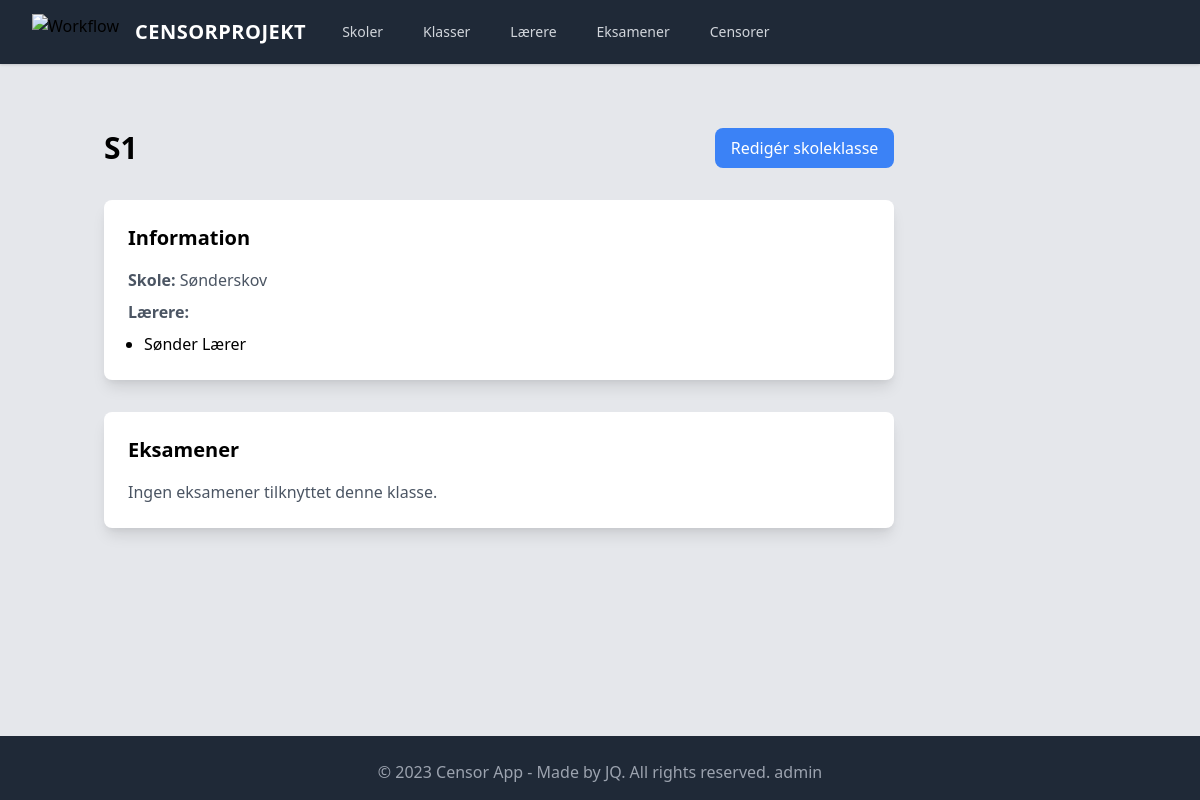
/skoleklasse/1/, run on an earlier commit of the app's database.
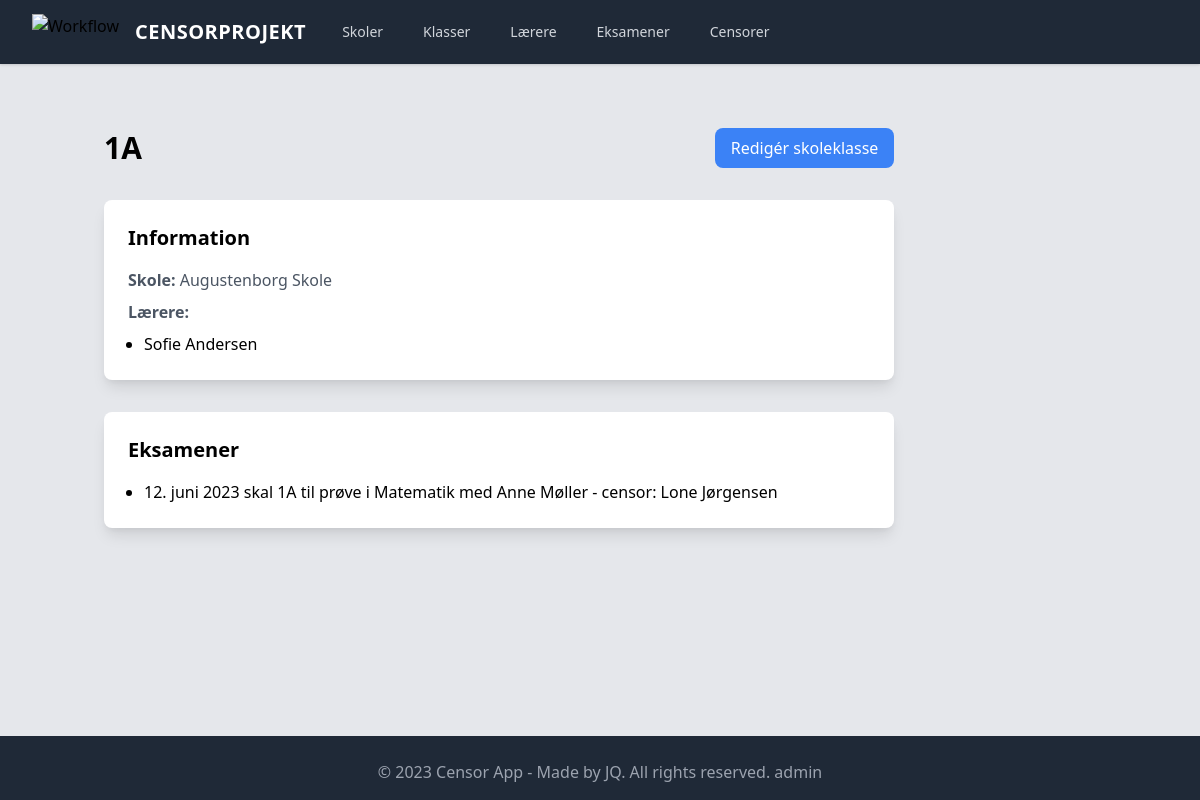
And on a later commit of the database.
### censor_app/models.py (models this page shows, shortened)
class Skoleklasse(models.Model):
    navn = models.CharField(max_length=50)
    skole = models.ForeignKey(Skole, blank=True, null=True, on_delete=models.CASCADE)
    lærere = models.ManyToManyField(Lærer, blank=True, related_name="klasser")
    def __str__(self):
        return self.navn
    class Meta:
        verbose_name_plural = "Skoleklasser"

class Skole(models.Model):
    navn = models.CharField(max_length=200)
    adresse = models.CharField(max_length=200)
    def __str__(self):
        return self.navn
    class Meta:
        verbose_name_plural = "Skoler"

class Lærer(models.Model):
    navn = models.CharField(max_length=200)
    email = models.EmailField(blank=True, null=True)
    skole = models.ForeignKey(
        Skole,
        on_delete=models.CASCADE,
        related_name="personale",
        blank=True,
        null=True,
    )
    def __str__(self):
        return self.navn
    class Meta:
        verbose_name_plural = "Lærere"

class Eksamen(models.Model):
    navn = models.CharField(max_length=200)  # fag
    dato = models.DateField(blank=True, null=True, default=timezone.now)
    skole = models.ForeignKey(
        Skole, blank=True, null=True, on_delete=models.CASCADE, related_name="eksamener"
    )
    skoleklasse = models.ForeignKey(
        Skoleklasse, blank=True, null=True, on_delete=models.CASCADE
    )
    lærer = models.ForeignKey(Lærer, on_delete=models.SET_NULL, blank=True, null=True)
    censor = models.ForeignKey(Censor, on_delete=models.SET_NULL, blank=True, null=True)
    class Meta:
        verbose_name_plural = "Eksamener"

class Censor(models.Model):
    navn = models.CharField(max_length=200)
    fag = models.CharField(max_length=200)
    skole = models.ForeignKey(
        Skole, blank=True, null=True, on_delete=models.CASCADE, related_name="censorer"
    )
    email = models.EmailField()
    def __str__(self):
        return self.navn
    class Meta:
        verbose_name_plural = "Censorer"

### censor_app/views.py (the view)
class SkoleklasseDetail(DetailView):
    model = Skoleklasse
    template_name_suffix = "_detail"

### templates/censor_app/skoleklasse_detail.html
{% extends 'censor_app/base.html' %} {% block content %}
<div class="flex justify-between items-center mb-8">
  <h1 class="text-3xl font-bold">{{ skoleklasse.navn }}</h1>
  <a
    href="{% url 'skoleklasse_update' skoleklasse.pk %}"
    class="bg-blue-500 text-white px-4 py-2 rounded-lg"
    >Redigér skoleklasse</a
  >
</div>
<div class="bg-white shadow-lg rounded-lg p-6 mb-8">
  <h2 class="text-xl font-semibold mb-4">Information</h2>
  <p class="text-gray-600 mb-2">
    <strong>Skole:</strong> {{ skoleklasse.skole }}
  </p>
  <p class="text-gray-600 mb-2"><strong>Lærere:</strong></p>
  <ul class="list-disc ml-4">
    {% for lærer in skoleklasse.lærere.all %}
    <li>{{ lærer.navn }}</li>
    {% endfor %}
  </ul>
</div>
<div class="bg-white shadow-lg rounded-lg p-6">
  <h2 class="text-xl font-semibold mb-4">Eksamener</h2>
  {% if skoleklasse.eksamen_set.all %}
  <ul class="list-disc ml-4">
    {% for eksamen in skoleklasse.eksamen_set.all %}
    <li>
      <span>{{ eksamen.dato }} skal </span>
      <span>{{ eksamen.skoleklasse }} til prøve i </span>
      <span>{{ eksamen.navn }} med </span>
      <span>{{ eksamen.lærer }} - censor: </span>
      <span>{{ eksamen.censor }}</span>
    </li>
    {% endfor %}
  </ul>
  {% else %}
  <p class="text-gray-600">Ingen eksamener tilknyttet denne klasse.</p>
  {% endif %}
</div>
{% endblock %}

What changed in the data, as far as the page shows it:
no longer on this page (row edited): Lærer: navn "Sønder Lærer"
changed Skoleklasse: navn "S1" → "1A"; skole "Sønderskov" → "Augustenborg Skole"
now on this page (row edited): Lærer: navn "Sofie Andersen"
now on this page (row edited): Eksamen: dato "12. juni 2023", skoleklasse "1A", navn "Matematik", lærer "Anne Møller", censor "Lone Jørgensen"
changed Eksamen: skoleklasse_id 9 → 1 (drawn)
Also different on the page:
text no longer shown: "Ingen eksamener tilknyttet denne klasse."
